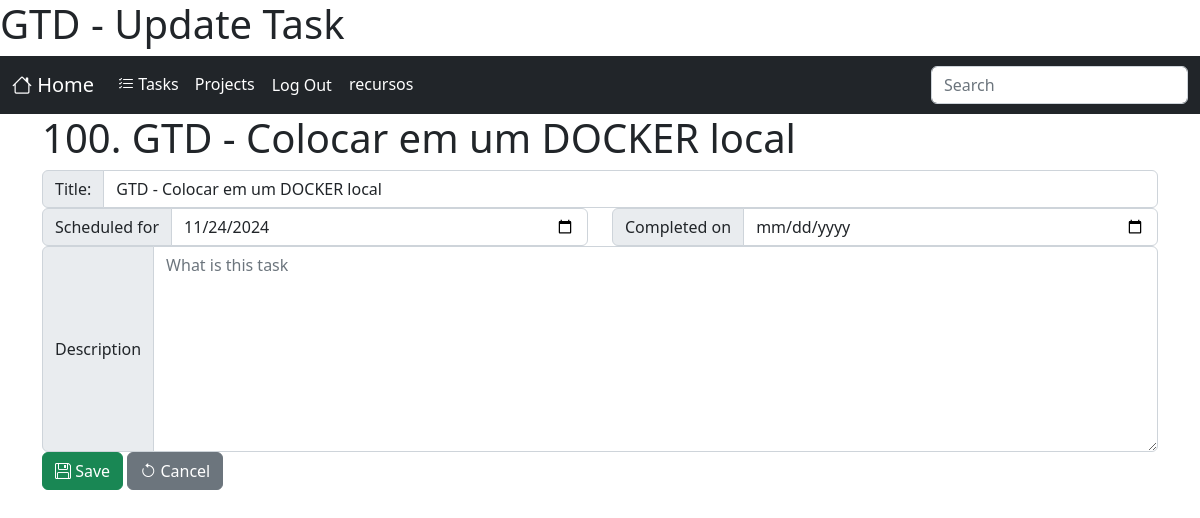
Before: /tasks/task/100/update/ (signed in) with the older database file.
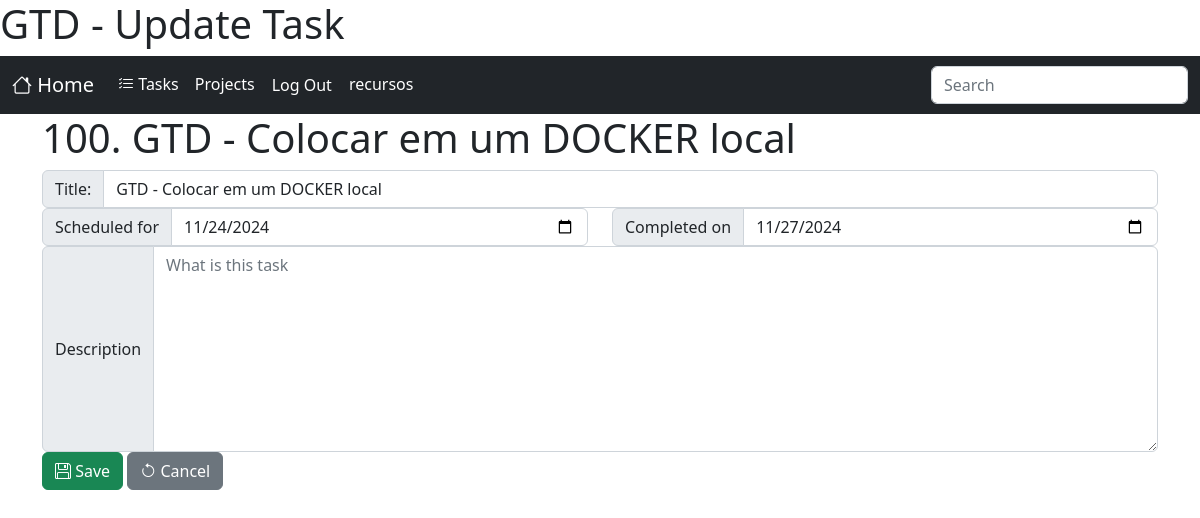
After: the same page with the newer database file.
### tasks/models.py (models this page shows, shortened)
class Task(models.Model):
    title = models.CharField("Title", max_length=160)
    description = models.TextField("description", blank=True, null=True)
    dt_scheduled = models.DateTimeField("Scheduled for", blank=True, null=True, default=defautlSchedule)
    dt_completed = models.DateTimeField("Completed on", blank=True, null=True)
    dt_canceled  = models.DateTimeField("Completed on", blank=True, null=True)
    created = models.DateTimeField('Created', auto_now_add=True, null=True)
    modified = models.DateTimeField('Modified', auto_now=True, null=True)
    class Meta:
        verbose_name = 'Task'
        verbose_name_plural = 'Tasks'
        ordering = ['dt_completed','dt_scheduled']

### tasks/views.py (the view, shortened to what this page needs)
# urls.py: path('task/<int:pk>/update/', TaskUpdateView.as_view(), name='update_task'),
class TaskUpdateView(LoginRequiredMixin, UpdateView):
    template_name = 'tasks/update_task.html'
    model = Task
    fields = ['title', 'description', 'dt_scheduled', 'dt_completed']

### tasks/templates/tasks/update_task.html (shortened to what this page needs)
{% extends 'core.html' %}
{% load static %}
{% block content %}
<h1>{{object.pk}}. {{object.title}}</h1>
<form class="" method="post" action="{% url 'tasks:update_task' object.pk %}">
    <fieldset>
      <div class="row form-group{% if form.title.errors %} has-error {% endif %}">
        <div class="input-group">
            <label for="id_title" class="input-group-text">Title:</label><input type="text" class="form-control" name="title" id="id_title" placeholder="Insert a task and press <ENTER>" value="{{object.title}}">
        </div>
      </div>
      <div class="row">
          <div class="col-6 form-group{% if form.dt_scheduled.errors %} has-error {% endif %}">
            <div class="input-group">
                <label for="id_dt_scheduled" class="input-group-text">Scheduled for</label><input type="date" class="form-control" name="dt_scheduled" id="id_dt_scheduled" value="{{object.dt_scheduled|date:'Y-m-d'|default:''}}" placeholder="Date">
            </div>
          </div>
          <div class="col-6 form-group{% if form.dt_completed.errors %} has-error {% endif %}">
            <div class="input-group">
                <label for="id_dt_completed" class="input-group-text">Completed on</label><input type="date" class="form-control" name="dt_completed" id="id_dt_completed" value="{{object.dt_completed|date:'Y-m-d'|default:''}}" placeholder="Date">
            </div>
          </div>
      </div>
      <div class="row form-group{% if form.description.errors %} has-error {% endif %}">
        <div class="col input-group">
            <label class="input-group-text" for="id_description">Description</label>
            <textarea class="form-control" placeholder="What is this task" id="id_description" name="description" rows="8">{{object.description|default:''}}</textarea>
        </div>
      </div>
      <div class="row">
          <div class="col">
              <button class="btn btn-success" type="submit"><i class="bi bi-floppy"></i> Save</button>
              <button class="btn btn-secondary" type="reset"><i class="bi bi-arrow-counterclockwise"></i> Cancel</button>
          </div>
      </div>
    </fieldset>
</form>
{%endblock%}

Changed rows visible on the page:
changed Task "GTD - Colocar em um DOCKER local": dt_completed (not shown) → "11/27/2024"
